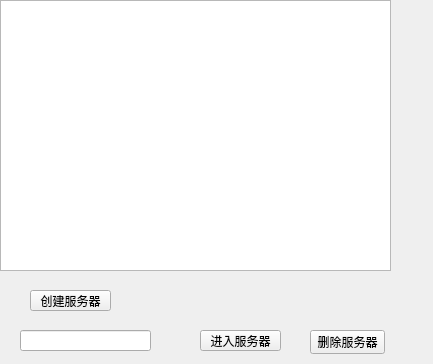
<?xml version="1.0" encoding="UTF-8"?>
<ui version="4.0">
 <class>room</class>
 <widget class="QWidget" name="room">
  <property name="geometry">
   <rect>
    <x>0</x>
    <y>0</y>
    <width>433</width>
    <height>364</height>
   </rect>
  </property>
  <property name="windowTitle">
   <string>Form</string>
  </property>
  <widget class="QListWidget" name="listWidget">
   <property name="geometry">
    <rect>
     <x>0</x>
     <y>0</y>
     <width>391</width>
     <height>271</height>
    </rect>
   </property>
  </widget>
  <widget class="QPushButton" name="BTN_ROOM_CREATE">
   <property name="geometry">
    <rect>
     <x>30</x>
     <y>290</y>
     <width>81</width>
     <height>21</height>
    </rect>
   </property>
   <property name="text">
    <string>创建服务器</string>
   </property>
  </widget>
  <widget class="QLineEdit" name="EDIT_INDEX">
   <property name="geometry">
    <rect>
     <x>20</x>
     <y>330</y>
     <width>131</width>
     <height>21</height>
    </rect>
   </property>
  </widget>
  <widget class="QPushButton" name="BTN_ROOM_RUN">
   <property name="geometry">
    <rect>
     <x>200</x>
     <y>330</y>
     <width>81</width>
     <height>21</height>
    </rect>
   </property>
   <property name="text">
    <string>进入服务器</string>
   </property>
  </widget>
  <widget class="QPushButton" name="BTN_ROOM_DELETE">
   <property name="geometry">
    <rect>
     <x>310</x>
     <y>330</y>
     <width>75</width>
     <height>24</height>
    </rect>
   </property>
   <property name="text">
    <string>删除服务器</string>
   </property>
  </widget>
 </widget>
 <resources/>
 <connections/>
</ui>
